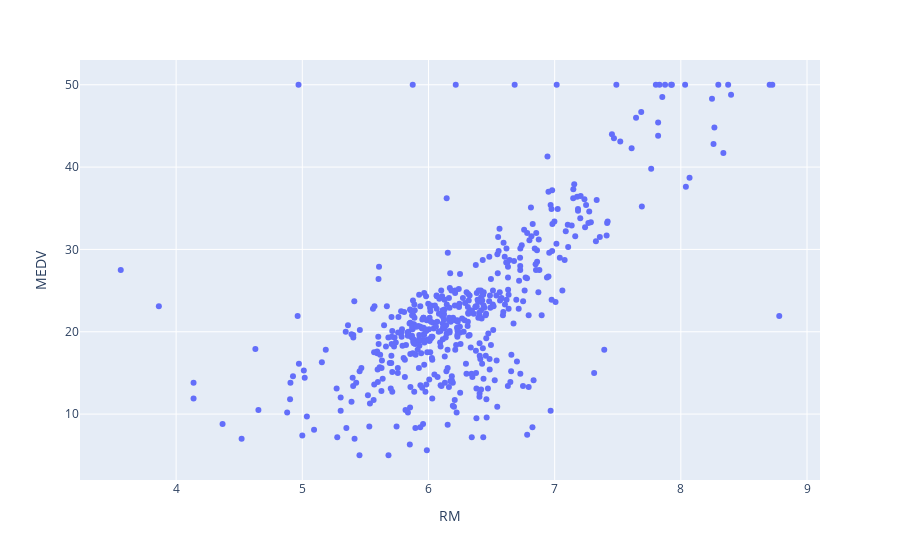

Notebook cell for this chart:
### Code cell
# RM x MEDV (Numero de quartos e valor medio do imovel)
fig = px.scatter(data, x=data.RM, y=data.MEDV)
fig.show()

### Figure 1 — Plotly figure (JSON) as saved in the notebook; plotly's stock layout.template omitted (floating-point values rounded to 4 significant figures; data arrays with more than 128 entries replaced by an {"elided": "..."} marker saying what was removed)
{"data": [{"hovertemplate": "RM=%{x}<br>MEDV=%{y}<extra></extra>", "legendgroup": "", "marker": {"color": "#636efa", "symbol": "circle"}, "mode": "markers", "name": "", "orientation": "v", "showlegend": false, "type": "scatter", "x": {"elided": "506 float values"}, "xaxis": "x", "y": {"elided": "506 float values"}, "yaxis": "y"}], "layout": {"legend": {"tracegroupgap": 0}, "margin": {"t": 60}, "xaxis": {"anchor": "y", "domain": [0, 1], "title": {"text": "RM"}}, "yaxis": {"anchor": "x", "domain": [0, 1], "title": {"text": "MEDV"}}}}
